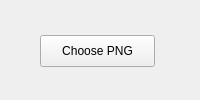
<?xml version="1.0" encoding="UTF-8"?>
<ui version="4.0">
 <class>MainWindow</class>
 <widget class="QMainWindow" name="MainWindow">
  <property name="geometry">
   <rect>
    <x>0</x>
    <y>0</y>
    <width>200</width>
    <height>100</height>
   </rect>
  </property>
  <property name="windowTitle">
   <string>MainWindow</string>
  </property>
  <widget class="QWidget" name="centralWidget">
   <widget class="QPushButton" name="pushButton">
    <property name="geometry">
     <rect>
      <x>40</x>
      <y>35</y>
      <width>115</width>
      <height>32</height>
     </rect>
    </property>
    <property name="text">
     <string>Choose PNG</string>
    </property>
   </widget>
  </widget>
 </widget>
 <layoutdefault spacing="6" margin="11"/>
 <resources/>
 <connections/>
</ui>
